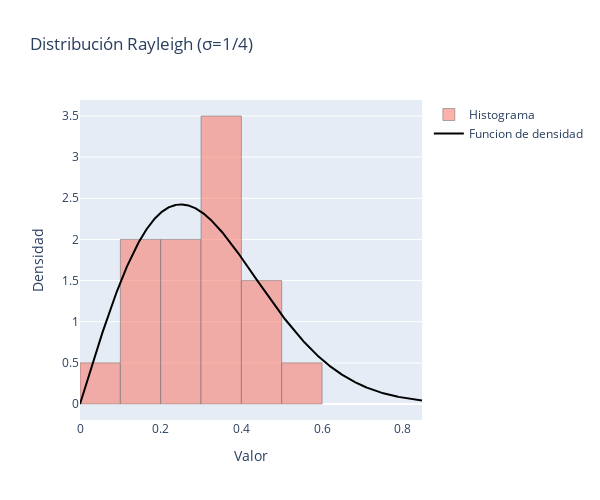

Notebook cell for this chart:
### Code cell
from scipy.stats import rayleigh

sigma = 0.25

# Generamos datos de distribución Rayleigh
datos_rayleigh = np.random.rayleigh(scale=sigma, size=n)

# Calculamos la función de densidad de probabilidad
x_rayleigh = np.linspace(0, max(datos_rayleigh)+sigma, 1000)
pdf_rayleigh = rayleigh.pdf(x_rayleigh, scale=sigma)

# Creamos las figuras para las gráficas
fig_rayleigh = go.Figure()

# Añadir histograma y Densidad
fig_rayleigh.add_histogram(x=datos_rayleigh, 
                             histnorm='probability density', 
                             name='Histograma', 
                             opacity=0.6, 
                             marker=dict(color='salmon', 
                                         line=dict(color='black', width=0.5)))
fig_rayleigh.add_scatter(x=x_rayleigh, y=pdf_rayleigh, mode='lines', 
                           name='Funcion de densidad', line=dict(color='black'))

# Ajustes de diseño
fig_rayleigh.update_layout(
    title='Distribución Rayleigh (σ=1/4)',
    xaxis_title='Valor',
    yaxis_title='Densidad',
    width=600,
    height=500
)

# Mostramos la gráfica
fig_rayleigh.show()

### Figure 1 — Plotly figure (JSON) as saved in the notebook; plotly's stock layout.template omitted (floating-point values rounded to 4 significant figures; data arrays with more than 128 entries replaced by an {"elided": "..."} marker saying what was removed)
{"data": [{"histnorm": "probability density", "marker": {"color": "salmon", "line": {"color": "black", "width": 0.5}}, "name": "Histograma", "opacity": 0.6, "type": "histogram", "x": [0.3413, 0.2963, 0.1433, 0.3091, 0.3122, 0.1696, 0.3481, 0.311, 0.5976, 0.4587, 0.3394, 0.2118, 0.1946, 0.4028, 0.1159, 0.2369, 0.02229, 0.2845, 0.383, 0.1798, 0.04323, 0.4893, 0.1165, 0.4624, 0.382, 0.4658, 0.2214, 0.3644, 0.3486, 0.2882, 0.4442, 0.3412, 0.1924, 0.3284, 0.3519, 0.134, 0.2762, 0.2113, 0.3476, 0.5007]}, {"line": {"color": "black"}, "mode": "lines", "name": "Funcion de densidad", "type": "scatter", "x": {"elided": "1000 float values"}, "y": {"elided": "1000 float values"}}], "layout": {"height": 500, "title": {"text": "Distribución Rayleigh (σ=1/4)"}, "width": 600, "xaxis": {"title": {"text": "Valor"}}, "yaxis": {"title": {"text": "Densidad"}}}}
